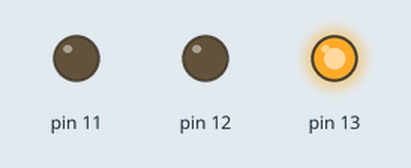
The sketch below on a simulated Arduino Uno, built with avr-gcc and run on an emulated ATmega328P. On the bench: output pins drawn as LEDs (lit = HIGH).

Above: at 0.04 s.
At 1.4 s:
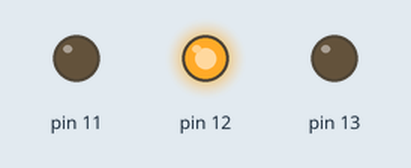
At 2.76 s:
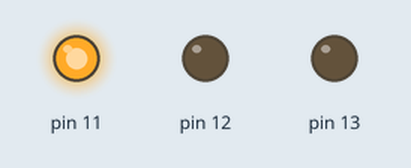
Timing chart, 0 to 3.1 s (numbered marks = the images above):
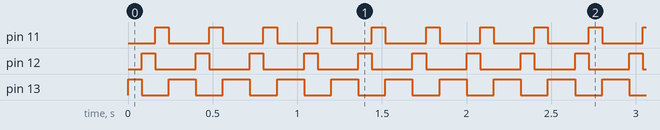

The sketch:

traficlight.ino
```cpp
int Redlight=13;
    int Greenlight=12;
    int Orangelight=11;
void setup() {
  // put your setup code here, to run once:
    Serial.begin(9600);
    pinMode(13,OUTPUT);
    pinMode(12,OUTPUT);
    pinMode(11,OUTPUT);
}

void loop() {
  // put your main code here, to run repeatedly:
  Red();
  Green();
  Orange();
}
void Red()
{
  digitalWrite(13,HIGH);
  digitalWrite(12,LOW);
  digitalWrite(11,LOW);
  delay(80);
}
void Green()
{
  digitalWrite(13,LOW);
  digitalWrite(12,HIGH);
  digitalWrite(11,LOW);
  delay(80);

}
void Orange()
{
  digitalWrite(13,LOW);
  digitalWrite(12,LOW);
  digitalWrite(11,HIGH);
  delay(80);
  Red();
}
```

Measured:
- by itself, pin 11, pin 12: alternates HIGH for 0.08 s and LOW for 0.24 s
- by itself, pin 13: repeats every 0.32 s: LOW 0.16 s, HIGH 0.16 s
